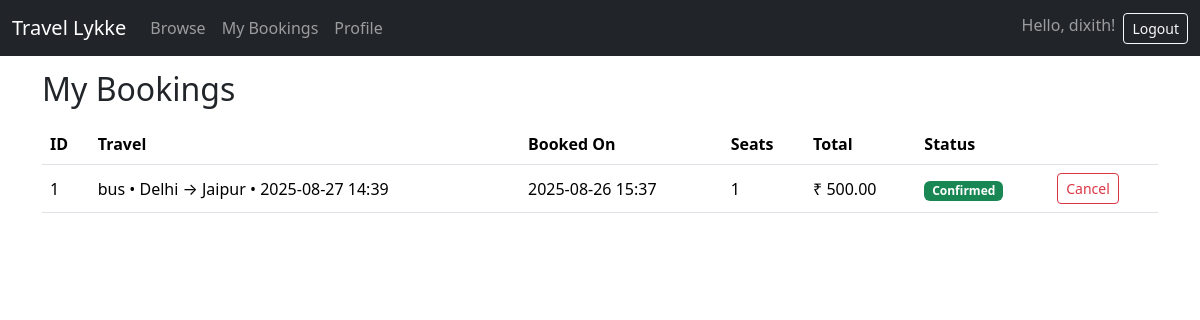
/my-bookings/ (signed in), run on the app's committed database.
### bookings/models.py (models this page shows, shortened)
class Booking(models.Model):
    STATUS_CHOICES = [
        ('CONFIRMED', 'Confirmed'),
        ('CANCELLED', 'Cancelled'),
    ]
    user = models.ForeignKey(User, on_delete=models.CASCADE)
    travel_option = models.ForeignKey(TravelOption, on_delete=models.PROTECT, related_name='bookings')
    number_of_seats = models.PositiveIntegerField()
    total_price = models.DecimalField(max_digits=10, decimal_places=2)
    booking_date = models.DateTimeField(default=timezone.now)
    status = models.CharField(max_length=10, choices=STATUS_CHOICES, default='CONFIRMED')

class TravelOption(models.Model):
    TYPE_CHOICES = [
        ('FLIGHT', 'Flight'),
        ('TRAIN', 'Train'),
        ('BUS', 'Bus'),
    ]
    type = models.CharField(max_length=10, choices=TYPE_CHOICES)
    source = models.CharField(max_length=100)
    destination = models.CharField(max_length=100)
    departure_datetime = models.DateTimeField()
    price = models.DecimalField(max_digits=10, decimal_places=2)
    available_seats = models.PositiveIntegerField(default=0)

### bookings/views.py (the view)
# urls.py: path('my-bookings/', views.my_bookings, name='my-bookings'),
@login_required
def my_bookings(request):
    bookings = Booking.objects.filter(user=request.user).order_by('-booking_date')
    return render(request, 'bookings/booking_list.html', {'bookings': bookings})

### bookings/templates/bookings/booking_list.html (shortened to what this page needs)
{% extends 'bookings/base.html' %}
{% block content %}
  <h2 class="mb-3">My Bookings</h2>
  <div class="table-responsive">
  <table class="table table-hover align-middle">
    <thead>
      <tr>
        <th>ID</th>
        <th>Travel</th>
        <th>Booked On</th>
        <th>Seats</th>
        <th>Total</th>
        <th>Status</th>
        <th></th>
      </tr>
    </thead>
    <tbody>
      {% for b in bookings %}
      <tr>
        <td>{{ b.id }}</td>
        <td>{{ b.travel_option.get_type_display }} • {{ b.travel_option.source }} → {{ b.travel_option.destination }} • {{ b.travel_option.departure_datetime|date:"Y-m-d H:i" }}</td>
        <td>{{ b.booking_date|date:"Y-m-d H:i" }}</td>
        <td>{{ b.number_of_seats }}</td>
        <td>₹ {{ b.total_price }}</td>
        <td>
          {% if b.status == 'CONFIRMED' %}
            <span class="badge bg-success">Confirmed</span>
          {% else %}
            <span class="badge bg-secondary">Cancelled</span>
          {% endif %}
        </td>
        <td>
          {% if b.status == 'CONFIRMED' %}
            <form method="post" action="{% url 'cancel-booking' b.id %}">
              <button class="btn btn-sm btn-outline-danger">Cancel</button>
            </form>
          {% endif %}
        </td>
      </tr>
      {% empty %}
      <tr><td colspan="7" class="text-center py-4">No bookings yet.</td></tr>
      {% endfor %}
    </tbody>
  </table>
  </div>
{% endblock %}

### bookings/templates/bookings/base.html (shortened to what this page needs)
{% load static %}
<!doctype html>
<html lang="en">
<head>
    <link href="https://cdn.jsdelivr.net/npm/bootstrap@5.3.3/dist/css/bootstrap.min.css" rel="stylesheet">
</head>
<body>
  <nav class="navbar navbar-expand-lg navbar-dark bg-dark fixed-top">
    <div class="container-fluid">
      <a class="navbar-brand" href="{% url 'travel-options' %}">Travel Lykke</a>
      <div class="collapse navbar-collapse" id="nav">
        <ul class="navbar-nav me-auto mb-2 mb-lg-0">
          <li class="nav-item"><a class="nav-link" href="{% url 'travel-options' %}">Browse</a></li>
          {% if user.is_authenticated %}
          <li class="nav-item"><a class="nav-link" href="{% url 'my-bookings' %}">My Bookings</a></li>
          <li class="nav-item"><a class="nav-link" href="{% url 'profile' %}">Profile</a></li>
          {% endif %}
        </ul>
        <ul class="navbar-nav">
          {% if user.is_authenticated %}
            <li class="nav-item"><span class="navbar-text me-2">Hello, {{ user.username }}!</span></li>
            <li class="nav-item"><a class="btn btn-outline-light btn-sm" href="{% url 'logout' %}">Logout</a></li>
          {% else %}
            <li class="nav-item"><a class="btn btn-outline-light btn-sm me-2" href="{% url 'login' %}">Login</a></li>
            <li class="nav-item"><a class="btn btn-warning btn-sm" href="{% url 'register' %}">Register</a></li>
          {% endif %}
        </ul>
      </div>
    </div>
  </nav>
  <main class="container">
    {% block content %}{% endblock %}
  </main>
</body>
</html>

### bookings/templates/bookings/base.html (style rules this page uses)
body { padding-top: 70px; }

### data on the page
Booking: id "1", travel_option.type "bus", travel_option.source "Delhi", travel_option.destination "Jaipur", travel_option.departure_datetime "2025-08-27 14:39", booking_date "2025-08-26 15:37", number_of_seats "1", total_price "500.00", status "Confirmed"

### other printed values
{{ user.username }} "dixith"
